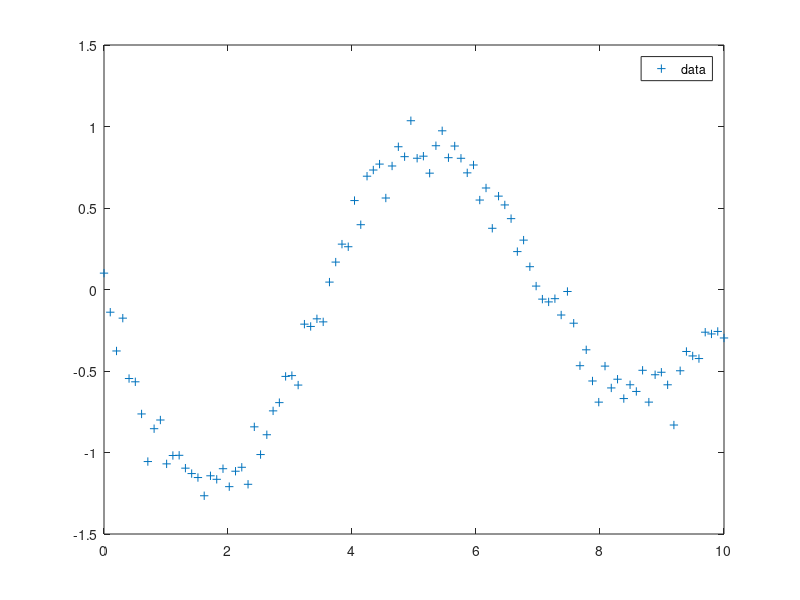

This chart was generated by the following MATLAB code:
% generate the data, then plot
% start with Exa = 1
Exa = 1;

switch Exa
case 1     % generate the data
  nn = 100 ; % number of data points
  Ae = 1.5; ale = 0.1; omegae = 0.9 ; phie = 1.5;
  noise = 0.1;
  t = linspace(0,10,nn)'; n = noise*randn(size(t));

%  function y = f(t,p)
%    y = p(1)*exp(-p(2)*t).*cos(p(3)*t+p(4));
%  endfunction
  f = @(t,p)p(1)*exp(-p(2)*t).*cos(p(3)*t+p(4));
  y =  f(t,[Ae,ale,omegae,phie])+n;
  plot(t,y,'+'); legend('data')
  A0 = 2; al0 = 0; omega0 = 1; phi0 = pi/2;
%%%%%%%%%%%%%%%%%%%%%%%%%%%%%%%%%%%%%%%%%%%%%%%%%%%%%%%%%%%%
case 2
  [fr,p] = leasqr(t,y,[A0,al0,omega0,phi0],f,1e-10);
  Parameters = p'

  yFit = f(t,p);
  plot(t,y, '+',t,yFit)
  legend('data','fit')
%%%%%%%%%%%%%%%%%%%%%%%%%%%%%%%%%%%%%%%%%%%%%%%%%%%%%%%%%%%%
case 3
  [fr,p,kvg,iter,corp,covp,covr,stdresid,Z,r2] =...
      leasqr(t,y,[A0,al0,omega0,phi0],f,1e-10);
  ParametersAndDeviations = [p(:), sqrt(diag(covp))]
  yFit = f(t,p);
  plot(t,y,'+', t,yFit)
  legend('data','fit')
end%switch
